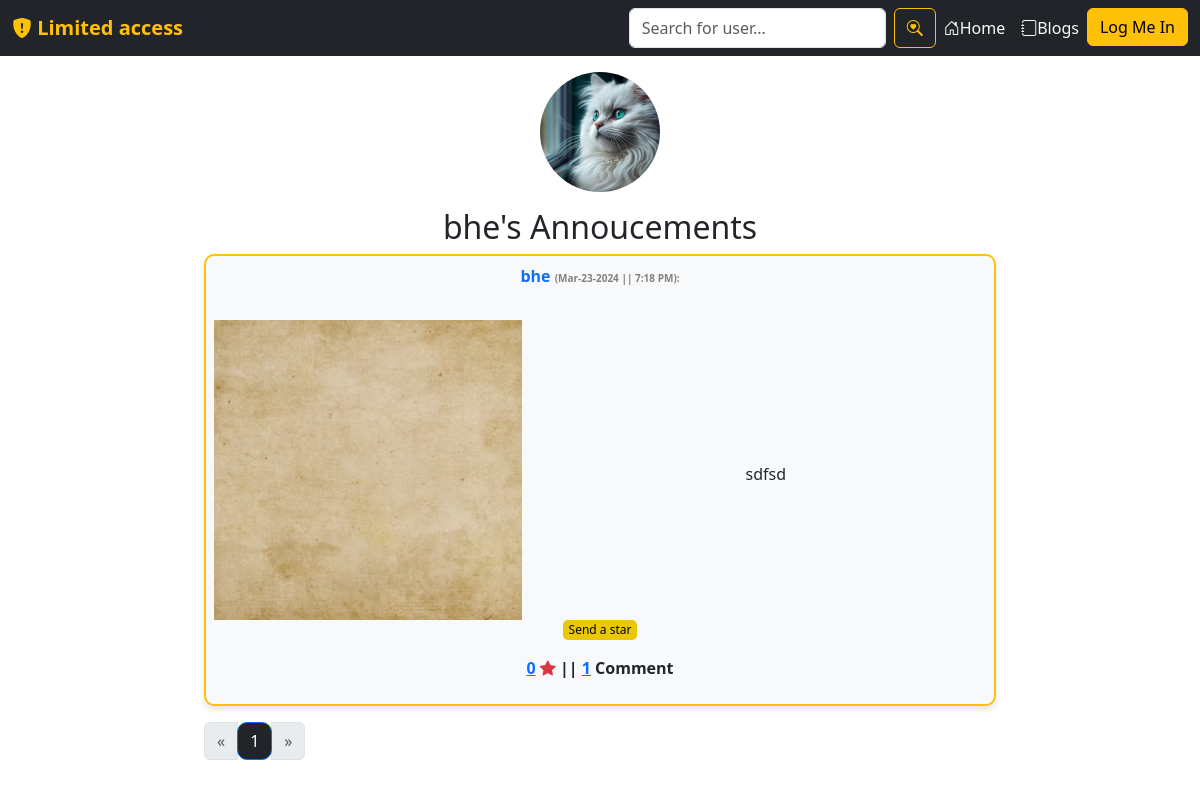
/bhe/announcements/, run on the app's committed database.
### users/models.py (models this page shows, shortened)
class Profile(models.Model):
    user = models.OneToOneField(User, on_delete=models.CASCADE)
    motto = models.TextField(max_length=300, default="Best friends don’t let you do stupid things alone.")
    about_yourself = models.TextField(max_length=2000, default="😀")
    profile_pic = models.ImageField(default='profilepic.jpg',upload_to='profile_pictures')
    q1 = models.TextField(max_length=1000, default="No answer yet.")
    q2 = models.TextField(max_length=1000, default="No answer yet.")
    q3 = models.TextField(max_length=1000, default="No answer yet.")
    q4 = models.TextField(max_length=1000, default="No answer yet.")
    verified = models.BooleanField(default=False)

class BulletinBoard(models.Model):
    id = models.UUIDField(primary_key=True, default=uuid.uuid4)
    user = models.CharField(max_length=100)
    content = models.TextField()
    image = models.ImageField(default='read-me.jpg', upload_to='announcement_pics')
    liked = models.ManyToManyField(User, default=None, blank=True, related_name='liked')
    created_at = models.DateTimeField(default=datetime.now)
    no_of_likes = models.IntegerField(default=0)
    no_of_comments = models.IntegerField(default=0)
    highlight = models.BooleanField(default=False)

### users/views.py (the view)
# urls.py: path('<str:username>/announcements/', views.user_announcements, name='user-announcements'),
def user_announcements(request, username):
    profile = get_object_or_404(Profile, user__username=username)
    announcement_list = BulletinBoard.objects.filter(user=username).order_by('-created_at')
    paginator = Paginator(announcement_list, 18)
    page_number = request.GET.get('page', 1)
    try:
        announcements = paginator.page(page_number)
    except PageNotAnInteger:
        announcements = paginator.page(1)
    except EmptyPage:
        announcements = paginator.page(paginator.num_pages)
    return render(request, 'users/user-announcements.html', {'announcements': announcements, 'username': username, 'profile':profile})

### users/templates/users/user-announcements.html (shortened to what this page needs)
{% extends 'users/base.html' %}
{% block content %}
        <div class="text-center mt-4 pt-5">
            <img width="120" height="120" style="object-fit:cover; border-radius:60px;" src="{{ profile.profile_pic.url }}"/><br>
        </div>
        <div class="text-center pt-3">
            <h2>{{profile.user}}'s Annoucements</h2>
        </div>
        <div class="row justify-content-center">
            <div class="col-md-8 text-center">
                {% for post in announcements %}
                <div class="bg-light border border-2 border-warning p-2 mb-3" style="
                border-radius:10px;
                box-shadow: 0 4px 6px rgba(0, 0, 0, 0.1);
                ">
                <div class="">
                    <p class="fw-bold text-warning">
                        <a href="{% url 'profile' username=post.user %}" style="text-decoration: none;">
                            <span>{{ post.user }}</span>
                        </a>
                            <span style="font-size:10px; color:gray;">
                            ({{ post.created_at|date:"M-d-Y" }} || {{ post.created_at|time:"g:i A" }}):
                        </span>
                    </p>
                <div class="row align-items-center pt-3">
                    <div class="col-lg-5">
                        <a href="{{ post.image.url }}" data-lightbox="image">
                            <img src="{{ post.image.url }}" style="object-fit:cover; width:100%; height: 300px;">
                        </a>
                    </div>
                    <div class="col-lg-7">
                        <p class="text-muted my-4" style="text-align: left;">
                            <div class="bulletin-post" id="post{{ post.id }}">
                                {{ post.content|truncatewords:60 }}
                            </div>
                        </p>
                    </div>
                </div>
            </div>
            <form action="{% url 'users:like-post' %}" method="POST" class="like-form" id="{{post.id}}">
                <p class="fst-italic" style="font-size:12px;">
                    {% if user not in post.liked.all %}
                    <button type="submit" style="border:none; border-radius:5px; background-color:#ebc805;" class="like-btn{{post.id}}">
                        Send a star
                    </button>
                    {% else %}
                    <button type="submit" style="border:none; border-radius:5px; background-color:#ebc805;" class="like-btn{{post.id}}">
                        Unsend star
                    </button>
                    {% endif %}
                    <div class="d-inline fw-bold">
                        <a href="{% url 'users:likers' post.id %}"
                        {% comment %} data-bs-toggle="modal" data-bs-target="#likersModal"> {% endcomment %}
                            <span class="like-count{{post.id}}">{{ post.no_of_likes }}</a></span>
                        <span><i class="bi bi-star-fill text-danger"></i></span> ||
                        <a href="{% url 'users:likers' post.id %}">
                            <span>{{ post.no_of_comments }}</span></a>
                            {% if post.no_of_comments == 1 %}Comment
                            {%else%} Comments {% endif %}
                    </div>
                </p>
            </form>
        </div>
                {% endfor %}
        <div class="pagination text-center">
            <nav aria-label="Page navigation example">
                <ul class="pagination">
                    <li class="page-item {% if not announcements.has_previous %}disabled{% endif %}">
                        <a class="page-link" href="?page=1" aria-label="Previous">
                            <span aria-hidden="true">&laquo;</span>
                        </a>
                    </li>
                    {% for page_num in announcements.paginator.page_range %}
                    <li class="page-item {% if page_num == announcements.number %}active{% endif %}">
                        <a class="page-link bg-dark" style="border-radius:10px;" href="?page={{ page_num }}">{{ page_num }}</a>
                    </li>
                    {% endfor %}
                    {% if announcements.has_next %}
                    <li class="page-item">
                        <a class="page-link" href="?page={{ announcements.next_page_number }}" aria-label="Next">
                            <span aria-hidden="true">&raquo;</span>
                        </a>
                    </li>
                    {% else %}
                    <li class="page-item disabled">
                        <span class="page-link" aria-hidden="true">&raquo;</span>
                    </li>
                    {% endif %}
                </ul>
            </nav>
        </div>
            </div>
        </div>
{% endblock %}

### data on the page
Profile: profile_pic (picture), user "bhe"
BulletinBoard: user "bhe", created_at "Mar-23-2024", created_at "7:18 PM", image (picture), content "sdfsd", no_of_likes "0", no_of_comments "1", shows "Comment"

### other printed values
{{ page_num }} "1"
